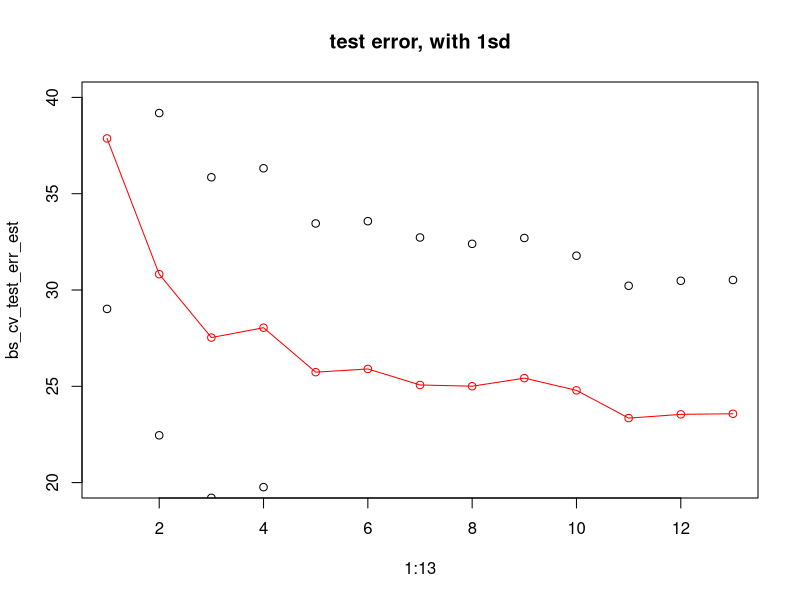

Here is the R script that generated this plot:
rm(list=ls())
library(MASS)
data(Boston)
# head(Boston)
# ?Boston #medv: response
# Boston$chas = as.factor(Boston$chas)
# Boston$rad = as.factor(Boston$rad)

data_X = model.matrix(medv~., Boston)[,-1]
data_y = Boston$medv

set.seed(20240419)


#regular least squares
coef(lm(medv~., data=Boston))

ls_num_cv_iter = 100
ls_error_vec = rep(NA, ls_num_cv_iter)
for(k in 1:ls_num_cv_iter){
    train_data_size = 450 #among 506
    train_data_indicator = sample(c(rep(TRUE,train_data_size), rep(FALSE,nrow(Boston)-train_data_size)))
    test_data_indicator = !(train_data_indicator)
    ls_fit_full = lm(medv~., data=Boston[train_data_indicator,])
    pred = predict(ls_fit_full, as.data.frame(data_X[test_data_indicator,]))
    ls_error_vec[k] = mean((as.vector(pred) - data_y[test_data_indicator])^2)
}
mean(ls_error_vec)



#best subset (say 'bs')
library(leaps)
bs_fit_full = regsubsets(medv ~ ., Boston, nvmax=13)
summary(bs_fit_full)

#CV (not k-fold, but randomly select training/test dataset for each iteration)

bs_num_cv_iter = 100
bs_val_errors_mat = matrix(NA, bs_num_cv_iter, 13)
for(k in 1:bs_num_cv_iter){
    train_data_size = 450 #among 506
    train_data_indicator = sample(c(rep(TRUE,train_data_size), rep(FALSE,nrow(Boston)-train_data_size)))
    test_data_indicator = !(train_data_indicator)
    bs_fit = regsubsets(medv ~ ., Boston[train_data_indicator,], nvmax=13)
    test_data_X = model.matrix(medv~., data=Boston[test_data_indicator,])
    val_errors = rep(NA, 13)
    for(i in 1:13){
        coef_i = coef(bs_fit, id=i)
        pred = test_data_X[,names(coef_i)] %*% coef_i
        val_errors[i] = mean((Boston$medv[test_data_indicator]-pred)^2)
    }
    bs_val_errors_mat[k,] = val_errors
}
bs_cv_test_err_est = colMeans(bs_val_errors_mat)
bs_cv_test_err_sd = apply(bs_val_errors_mat, 2, sd)

which.min(bs_cv_test_err_est) #11
plot(1:13, bs_cv_test_err_est, col='red', ylim=c(20,40), type='l', main="test error, with 1sd")
points(1:13, bs_cv_test_err_est, col='red')
points(1:13, bs_cv_test_err_est+bs_cv_test_err_sd, col='black')
points(1:13, bs_cv_test_err_est-bs_cv_test_err_sd, col='black')
#use 5 or 11
coef(bs_fit_full, id=11)
bs_cv_test_err_est[11] #test err est

#ridge
library(glmnet)
data_X = model.matrix(medv~., Boston)[,-1]
data_y = Boston$medv
# ?glmnet
ridge_fit = glmnet(data_X, data_y, family="gaussian", standardize=TRUE, alpha=0, lambda=c(10000, 1000, 100, 10, 1, 0.1)) 
#use a decreasing sequence of lambda
sqrt(sum(coef(ridge_fit)[-1,1]^2)) 
#return to the original scale(covered back from standardization)
sqrt(sum(coef(ridge_fit)[-1,2]^2))
sqrt(sum(coef(ridge_fit)[-1,3]^2))
sqrt(sum(coef(ridge_fit)[-1,4]^2))
sqrt(sum(coef(ridge_fit)[-1,5]^2))
sqrt(sum(coef(ridge_fit)[-1,6]^2))

set.seed(20240419)
lambda_grid = 10^seq(10, -3, length=100)
ridge_num_cv_iter = 100
ridge_val_errors_mat = matrix(NA, ridge_num_cv_iter, length(lambda_grid))
for(k in 1:ridge_num_cv_iter){
    train_data_size = 450 #among 506
    train_data_indicator = sample(c(rep(TRUE,train_data_size), rep(FALSE,nrow(Boston)-train_data_size)))
    test_data_indicator = !(train_data_indicator)
    ridge_fit = glmnet(data_X[train_data_indicator,], data_y[train_data_indicator], 
                        family="gaussian", standardize=TRUE, alpha=0, lambda=lambda_grid) 
    val_errors = rep(NA, length(lambda_grid))
    for(i in 1:length(lambda_grid)){
        ridge_pred = predict(ridge_fit, s=lambda_grid[i], newx=data_X[test_data_indicator,])
        val_errors[i] = mean((data_y[test_data_indicator]-ridge_pred)^2)
    }
    ridge_val_errors_mat[k,] = val_errors
}
ridge_cv_test_err_est = colMeans(ridge_val_errors_mat)
which.min(ridge_cv_test_err_est) #83
ridge_cv_test_err_est[which.min(ridge_cv_test_err_est)] #23.09675
lambda_grid[which.min(ridge_cv_test_err_est)] #0.0001592283

##select
ridge_fit = glmnet(data_X, data_y, family="gaussian", standardize=TRUE, alpha=0, lambda=c(0.1, 0.001, 0.0001592283, 0.0000001)) 
coef(ridge_fit)[,3]


#lasso
library(glmnet)
data_X = model.matrix(medv~., Boston)[,-1]
data_y = Boston$medv
lasso_fit = glmnet(data_X, data_y, family="gaussian", standardize=TRUE, alpha=1, lambda=c(100, 10, 1, 0.1, 0.01)) 
#use a decreasing sequence of lambda
sum(abs(coef(lasso_fit)[-1,1]))
#return to the original scale(covered back from standardization)
sum(abs(coef(lasso_fit)[-1,2]))
sum(abs(coef(lasso_fit)[-1,3]))
sum(abs(coef(lasso_fit)[-1,4]))
sum(abs(coef(lasso_fit)[-1,5]))

set.seed(20240419)
lambda_grid = 10^seq(2, -5, length=100)
#CV (problem 5)
lasso_num_cv_iter = 100
lasso_val_errors_mat = matrix(NA, lasso_num_cv_iter, length(lambda_grid))
for(k in 1:lasso_num_cv_iter){
    train_data_size = 450 #among 506 #bootstrap: set it nrow(Boston), or 506
    train_data_indicator = sample(c(rep(TRUE,train_data_size), rep(FALSE,nrow(Boston)-train_data_size))) #bootstrap: sample it with replacement
    test_data_indicator = !(train_data_indicator)
    if(sum(test_data_indicator)==0){
        next
    }
    lasso_fit = glmnet(data_X[train_data_indicator,], data_y[train_data_indicator], 
                        family="gaussian", standardize=TRUE, alpha=1, lambda=lambda_grid) 
    val_errors = rep(NA, length(lambda_grid))
    for(i in 1:length(lambda_grid)){
        lasso_pred = predict(lasso_fit, s=lambda_grid[i], newx=data_X[test_data_indicator,])
        val_errors[i] = mean((data_y[test_data_indicator]-lasso_pred)^2)
    }
    lasso_val_errors_mat[k,] = val_errors
}
lasso_cv_test_err_est = colMeans(lasso_val_errors_mat)
which.min(lasso_cv_test_err_est) #51(random CV)
lambda_grid[which.min(lasso_cv_test_err_est)] #0.02915053
lasso_cv_test_err_est[which.min(lasso_cv_test_err_est)] #23.09(random CV)

##select
lasso_fit = glmnet(data_X, data_y, family="gaussian", standardize=TRUE, alpha=1, lambda=c(1, 0.1, 0.02915053, 0.01)) 
coef(lasso_fit)[,3]
